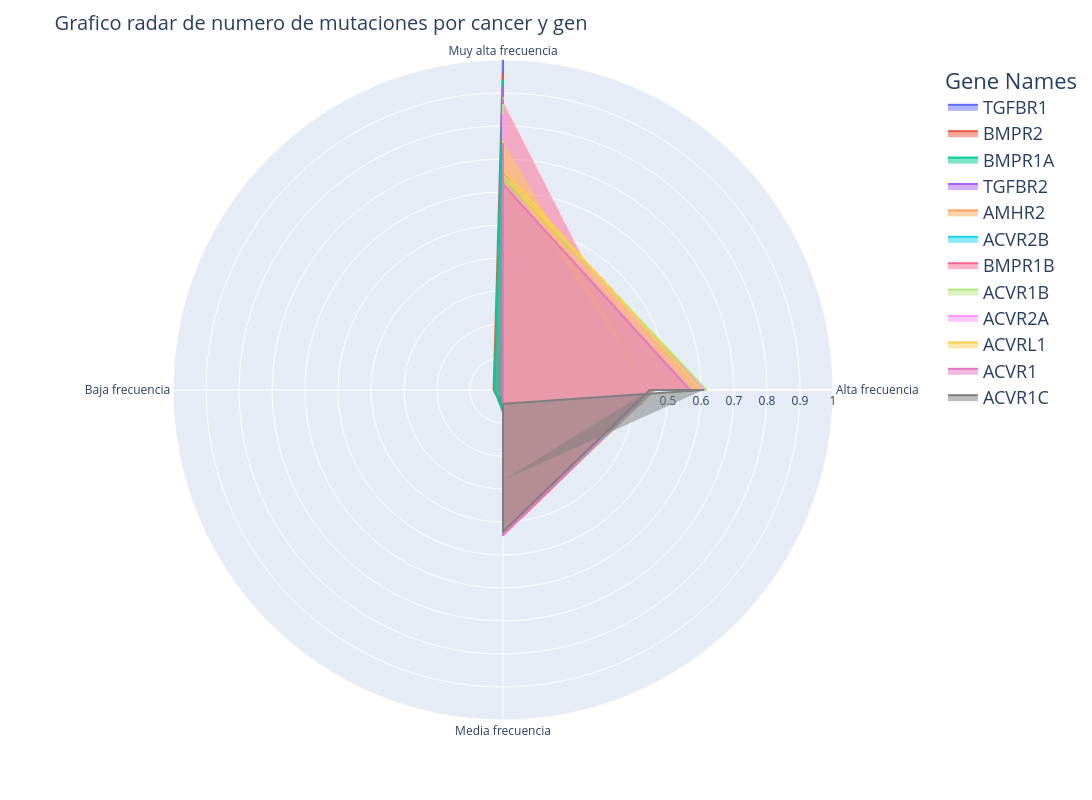

Here is the notebook cell this chart was saved with:
### Code cell
import plotly.express as px

# Primero, ordenar el DataFrame por número de mutaciones (mutation_count)
sort_mutation = df_unique.sort_values(by='mutant_allele_frequency', ascending=False)

# Obtener el orden para los tipos de cáncer y los nombres de genes
ordered_genes = df_unique.groupby('Gen_names')['mutant_allele_frequency'].sum().sort_values(ascending=False).index
ordered_cancer = df_unique.groupby('tipo_cancer')['mutant_allele_frequency'].sum().sort_values(ascending=False).index

# Crear el gráfico polar
fig = px.line_polar(sort_mutation, r='mutant_allele_frequency', theta='clasificacion', line_close=True, 
                    line_group='Gen_names', color='Gen_names', 
                    color_discrete_sequence=custom_colors)

# Rellenar el área bajo las líneas
fig.update_traces(fill='toself')

# Actualizar el layout para ordenar los ejes y definir el tamaño del gráfico
fig.update_layout(
    title='Grafico radar de numero de mutaciones por cancer y gen',  # Título del gráfico
    legend_title_text='Gene Names',  # Título de la leyenda
    width=1200,  # Ancho del gráfico (12 pulgadas)
    height=800,  # Altura del gráfico (8 pulgadas)
    title_font_size=20,  # Tamaño de la fuente del título
    legend=dict(font=dict(size=18)),  # Tamaño de la fuente de la leyenda
    polar=dict(
        angularaxis=dict(
            categoryorder='array',
        ),
        radialaxis=dict(
            visible=True
        )
    )
)

# Mostrar el gráfico
fig.show()

### Figure 1 — Plotly figure (JSON) as saved in the notebook; plotly's stock layout.template omitted (floating-point values rounded to 4 significant figures; data arrays with more than 128 entries replaced by an {"elided": "..."} marker saying what was removed)
{"data": [{"fill": "toself", "hovertemplate": "Gen_names=TGFBR1<br>mutant_allele_frequency=%{r}<br>clasificacion=%{theta}<extra></extra>", "legendgroup": "TGFBR1", "line": {"color": "#636EFA", "dash": "solid"}, "marker": {"symbol": "circle"}, "mode": "lines", "name": "TGFBR1", "r": {"elided": "497 float values"}, "showlegend": true, "subplot": "polar", "theta": {"elided": "497 str values"}, "type": "scatterpolargl"}, {"fill": "toself", "hovertemplate": "Gen_names=BMPR2<br>mutant_allele_frequency=%{r}<br>clasificacion=%{theta}<extra></extra>", "legendgroup": "BMPR2", "line": {"color": "#EF553B", "dash": "solid"}, "marker": {"symbol": "circle"}, "mode": "lines", "name": "BMPR2", "r": {"elided": "189 float values"}, "showlegend": true, "subplot": "polar", "theta": {"elided": "189 str values"}, "type": "scatterpolargl"}, {"fill": "toself", "hovertemplate": "Gen_names=BMPR1A<br>mutant_allele_frequency=%{r}<br>clasificacion=%{theta}<extra></extra>", "legendgroup": "BMPR1A", "line": {"color": "#00CC96", "dash": "solid"}, "marker": {"symbol": "circle"}, "mode": "lines", "name": "BMPR1A", "r": [0.9375, 0.913, 0.9055, 0.6212, 0.6026, 0.5818, 0.4812, 0.459, 0.4545, 0.4407, 0.439, 0.4262, 0.4154, 0.4151, 0.4035, 0.3973, 0.3944, 0.3924, 0.3902, 0.3889, 0.3851, 0.3846, 0.3846, 0.3824, 0.375, 0.3729, 0.371, 0.3704, 0.3688, 0.3636, 0.3586, 0.3505, 0.3333, 0.3125, 0.3103, 0.3065, 0.2979, 0.2895, 0.2857, 0.2857, 0.2778, 0.2632, 0.2581, 0.25, 0.25, 0.2368, 0.2368, 0.2308, 0.2202, 0.2152, 0.2133, 0.2133, 0.2105, 0.2034, 0.2011, 0.1985, 0.1919, 0.1918, 0.1831, 0.1824, 0.18, 0.1772, 0.1724, 0.1713, 0.1651, 0.1619, 0.1545, 0.1511, 0.1429, 0.1361, 0.1333, 0.129, 0.125, 0.12, 0.1186, 0.1161, 0.1111, 0.1099, 0.1081, 0.09901, 0.09756, 0.09615, 0.09231, 0.09091, 0.0873, 0.07317, 0.07203, 0.06716, 0.02616, 0.9375], "showlegend": true, "subplot": "polar", "theta": ["Muy alta frecuencia", "Muy alta frecuencia", "Muy alta frecuencia", "Muy alta frecuencia", "Alta frecuencia", "Alta frecuencia", "Alta frecuencia", "Alta frecuencia", "Alta frecuencia", "Alta frecuencia", "Media frecuencia", "Media frecuencia", "Media frecuencia", "Media frecuencia", "Media frecuencia", "Media frecuencia", "Media frecuencia", "Media frecuencia", "Media frecuencia", "Media frecuencia", "Media frecuencia", "Media frecuencia", "Media frecuencia", "Media frecuencia", "Media frecuencia", "Media frecuencia", "Media frecuencia", "Media frecuencia", "Media frecuencia", "Media frecuencia", "Media frecuencia", "Media frecuencia", "Media frecuencia", "Media frecuencia", "Media frecuencia", "Media frecuencia", "Media frecuencia", "Media frecuencia", "Media frecuencia", "Media frecuencia", "Media frecuencia", "Media frecuencia", "Media frecuencia", "Media frecuencia", "Media frecuencia", "Media frecuencia", "Media frecuencia", "Media frecuencia", "Media frecuencia", "Media frecuencia", "Media frecuencia", "Media frecuencia", "Media frecuencia", "Media frecuencia", "Media frecuencia", "Media frecuencia", "Media frecuencia", "Media frecuencia", "Media frecuencia", "Media frecuencia", "Media frecuencia", "Media frecuencia", "Media frecuencia", "Media frecuencia", "Media frecuencia", "Media frecuencia", "Media frecuencia", "Media frecuencia", "Media frecuencia", "Media frecuencia", "Media frecuencia", "Media frecuencia", "Media frecuencia", "Media frecuencia", "Media frecuencia", "Media frecuencia", "Media frecuencia", "Media frecuencia", "Media frecuencia", "Media frecuencia", "Media frecuencia", "Media frecuencia", "Media frecuencia", "Media frecuencia", "Media frecuencia", "Media frecuencia", "Media frecuencia", "Media frecuencia", "Baja frecuencia", "Muy alta frecuencia"], "type": "scatterpolargl"}, {"fill": "toself", "hovertemplate": "Gen_names=TGFBR2<br>mutant_allele_frequency=%{r}<br>clasificacion=%{theta}<extra></extra>", "legendgroup": "TGFBR2", "line": {"color": "#AB63FA", "dash": "solid"}, "marker": {"symbol": "circle"}, "mode": "lines", "name": "TGFBR2", "r": {"elided": "289 float values"}, "showlegend": true, "subplot": "polar", "theta": {"elided": "289 str values"}, "type": "scatterpolargl"}, {"fill": "toself", "hovertemplate": "Gen_names=AMHR2<br>mutant_allele_frequency=%{r}<br>clasificacion=%{theta}<extra></extra>", "legendgroup": "AMHR2", "line": {"color": "#FFA15A", "dash": "solid"}, "marker": {"symbol": "circle"}, "mode": "lines", "name": "AMHR2", "r": {"elided": "166 float values"}, "showlegend": true, "subplot": "polar", "theta": {"elided": "166 str values"}, "type": "scatterpolargl"}, {"fill": "toself", "hovertemplate": "Gen_names=ACVR2B<br>mutant_allele_frequency=%{r}<br>clasificacion=%{theta}<extra></extra>", "legendgroup": "ACVR2B", "line": {"color": "#19D3F3", "dash": "solid"}, "marker": {"symbol": "circle"}, "mode": "lines", "name": "ACVR2B", "r": [0.8774, 0.6463, 0.6422, 0.5556, 0.5417, 0.5, 0.4898, 0.4889, 0.4737, 0.4706, 0.4615, 0.4583, 0.4531, 0.4386, 0.4348, 0.4324, 0.4211, 0.4179, 0.4138, 0.4068, 0.4035, 0.3933, 0.393, 0.3889, 0.3831, 0.381, 0.375, 0.3636, 0.3586, 0.3488, 0.3378, 0.3333, 0.3333, 0.31, 0.3099, 0.3077, 0.3016, 0.2969, 0.2941, 0.2727, 0.2625, 0.2436, 0.24, 0.2339, 0.2279, 0.223, 0.2222, 0.2188, 0.2165, 0.2162, 0.2154, 0.2121, 0.2105, 0.2083, 0.1772, 0.1681, 0.1667, 0.1607, 0.16, 0.1481, 0.1477, 0.1429, 0.1379, 0.1379, 0.1368, 0.1351, 0.125, 0.1241, 0.12, 0.1136, 0.1042, 0.1028, 0.1026, 0.1, 0.1, 0.1, 0.1, 0.1, 0.1, 0.09756, 0.08772, 0.08571, 0.08333, 0.08197, 0.07895, 0.07656, 0.0678, 0.0625, 0.8774], "showlegend": true, "subplot": "polar", "theta": ["Muy alta frecuencia", "Muy alta frecuencia", "Muy alta frecuencia", "Alta frecuencia", "Alta frecuencia", "Alta frecuencia", "Alta frecuencia", "Alta frecuencia", "Alta frecuencia", "Alta frecuencia", "Alta frecuencia", "Alta frecuencia", "Alta frecuencia", "Media frecuencia", "Media frecuencia", "Media frecuencia", "Media frecuencia", "Media frecuencia", "Media frecuencia", "Media frecuencia", "Media frecuencia", "Media frecuencia", "Media frecuencia", "Media frecuencia", "Media frecuencia", "Media frecuencia", "Media frecuencia", "Media frecuencia", "Media frecuencia", "Media frecuencia", "Media frecuencia", "Media frecuencia", "Media frecuencia", "Media frecuencia", "Media frecuencia", "Media frecuencia", "Media frecuencia", "Media frecuencia", "Media frecuencia", "Media frecuencia", "Media frecuencia", "Media frecuencia", "Media frecuencia", "Media frecuencia", "Media frecuencia", "Media frecuencia", "Media frecuencia", "Media frecuencia", "Media frecuencia", "Media frecuencia", "Media frecuencia", "Media frecuencia", "Media frecuencia", "Media frecuencia", "Media frecuencia", "Media frecuencia", "Media frecuencia", "Media frecuencia", "Media frecuencia", "Media frecuencia", "Media frecuencia", "Media frecuencia", "Media frecuencia", "Media frecuencia", "Media frecuencia", "Media frecuencia", "Media frecuencia", "Media frecuencia", "Media frecuencia", "Media frecuencia", "Media frecuencia", "Media frecuencia", "Media frecuencia", "Media frecuencia", "Media frecuencia", "Media frecuencia", "Media frecuencia", "Media frecuencia", "Media frecuencia", "Media frecuencia", "Media frecuencia", "Media frecuencia", "Media frecuencia", "Media frecuencia", "Media frecuencia", "Media frecuencia", "Media frecuencia", "Media frecuencia", "Muy alta frecuencia"], "type": "scatterpolargl"}, {"fill": "toself", "hovertemplate": "Gen_names=BMPR1B<br>mutant_allele_frequency=%{r}<br>clasificacion=%{theta}<extra></extra>", "legendgroup": "BMPR1B", "line": {"color": "#FF6692", "dash": "solid"}, "marker": {"symbol": "circle"}, "mode": "lines", "name": "BMPR1B", "r": {"elided": "199 float values"}, "showlegend": true, "subplot": "polar", "theta": {"elided": "199 str values"}, "type": "scatterpolargl"}, {"fill": "toself", "hovertemplate": "Gen_names=ACVR1B<br>mutant_allele_frequency=%{r}<br>clasificacion=%{theta}<extra></extra>", "legendgroup": "ACVR1B", "line": {"color": "#B6E880", "dash": "solid"}, "marker": {"symbol": "circle"}, "mode": "lines", "name": "ACVR1B", "r": {"elided": "389 float values"}, "showlegend": true, "subplot": "polar", "theta": {"elided": "389 str values"}, "type": "scatterpolargl"}, {"fill": "toself", "hovertemplate": "Gen_names=ACVR2A<br>mutant_allele_frequency=%{r}<br>clasificacion=%{theta}<extra></extra>", "legendgroup": "ACVR2A", "line": {"color": "#FF97FF", "dash": "solid"}, "marker": {"symbol": "circle"}, "mode": "lines", "name": "ACVR2A", "r": {"elided": "257 float values"}, "showlegend": true, "subplot": "polar", "theta": {"elided": "257 str values"}, "type": "scatterpolargl"}, {"fill": "toself", "hovertemplate": "Gen_names=ACVRL1<br>mutant_allele_frequency=%{r}<br>clasificacion=%{theta}<extra></extra>", "legendgroup": "ACVRL1", "line": {"color": "#FECB52", "dash": "solid"}, "marker": {"symbol": "circle"}, "mode": "lines", "name": "ACVRL1", "r": {"elided": "354 float values"}, "showlegend": true, "subplot": "polar", "theta": {"elided": "354 str values"}, "type": "scatterpolargl"}, {"fill": "toself", "hovertemplate": "Gen_names=ACVR1<br>mutant_allele_frequency=%{r}<br>clasificacion=%{theta}<extra></extra>", "legendgroup": "ACVR1", "line": {"color": "#E377C2", "dash": "solid"}, "marker": {"symbol": "circle"}, "mode": "lines", "name": "ACVR1", "r": [0.7463, 0.6316, 0.6286, 0.6237, 0.5667, 0.521, 0.5185, 0.5149, 0.5077, 0.5, 0.5, 0.5, 0.5, 0.4717, 0.4706, 0.4683, 0.4595, 0.4583, 0.4524, 0.4485, 0.44, 0.4308, 0.4286, 0.4237, 0.4048, 0.3926, 0.3889, 0.3805, 0.3732, 0.3585, 0.3515, 0.3493, 0.339, 0.3333, 0.3304, 0.3224, 0.322, 0.322, 0.3179, 0.3167, 0.3103, 0.3061, 0.303, 0.3008, 0.2979, 0.2935, 0.2843, 0.275, 0.2727, 0.2727, 0.2683, 0.2595, 0.2571, 0.2462, 0.2439, 0.2396, 0.2247, 0.2203, 0.2113, 0.2085, 0.1835, 0.1818, 0.1801, 0.1784, 0.1748, 0.1569, 0.1531, 0.1509, 0.1471, 0.1364, 0.1324, 0.12, 0.12, 0.119, 0.1152, 0.1111, 0.1084, 0.1067, 0.1, 0.1, 0.1, 0.09804, 0.09756, 0.09524, 0.09361, 0.08824, 0.08824, 0.08738, 0.08696, 0.08065, 0.0758, 0.07407, 0.05814, 0.0566, 0.05195, 0.7463], "showlegend": true, "subplot": "polar", "theta": ["Muy alta frecuencia", "Muy alta frecuencia", "Muy alta frecuencia", "Muy alta frecuencia", "Alta frecuencia", "Alta frecuencia", "Alta frecuencia", "Alta frecuencia", "Alta frecuencia", "Alta frecuencia", "Alta frecuencia", "Alta frecuencia", "Alta frecuencia", "Alta frecuencia", "Alta frecuencia", "Alta frecuencia", "Alta frecuencia", "Alta frecuencia", "Alta frecuencia", "Alta frecuencia", "Media frecuencia", "Media frecuencia", "Media frecuencia", "Media frecuencia", "Media frecuencia", "Media frecuencia", "Media frecuencia", "Media frecuencia", "Media frecuencia", "Media frecuencia", "Media frecuencia", "Media frecuencia", "Media frecuencia", "Media frecuencia", "Media frecuencia", "Media frecuencia", "Media frecuencia", "Media frecuencia", "Media frecuencia", "Media frecuencia", "Media frecuencia", "Media frecuencia", "Media frecuencia", "Media frecuencia", "Media frecuencia", "Media frecuencia", "Media frecuencia", "Media frecuencia", "Media frecuencia", "Media frecuencia", "Media frecuencia", "Media frecuencia", "Media frecuencia", "Media frecuencia", "Media frecuencia", "Media frecuencia", "Media frecuencia", "Media frecuencia", "Media frecuencia", "Media frecuencia", "Media frecuencia", "Media frecuencia", "Media frecuencia", "Media frecuencia", "Media frecuencia", "Media frecuencia", "Media frecuencia", "Media frecuencia", "Media frecuencia", "Media frecuencia", "Media frecuencia", "Media frecuencia", "Media frecuencia", "Media frecuencia", "Media frecuencia", "Media frecuencia", "Media frecuencia", "Media frecuencia", "Media frecuencia", "Media frecuencia", "Media frecuencia", "Media frecuencia", "Media frecuencia", "Media frecuencia", "Media frecuencia", "Media frecuencia", "Media frecuencia", "Media frecuencia", "Media frecuencia", "Media frecuencia", "Media frecuencia", "Media frecuencia", "Media frecuencia", "Media frecuencia", "Media frecuencia", "Muy alta frecuencia"], "type": "scatterpolargl"}, {"fill": "toself", "hovertemplate": "Gen_names=ACVR1C<br>mutant_allele_frequency=%{r}<br>clasificacion=%{theta}<extra></extra>", "legendgroup": "ACVR1C", "line": {"color": "#7F7F7F", "dash": "solid"}, "marker": {"symbol": "circle"}, "mode": "lines", "name": "ACVR1C", "r": {"elided": "369 float values"}, "showlegend": true, "subplot": "polar", "theta": {"elided": "369 str values"}, "type": "scatterpolargl"}], "layout": {"height": 800, "legend": {"font": {"size": 18}, "title": {"text": "Gene Names"}, "tracegroupgap": 0}, "margin": {"t": 60}, "polar": {"angularaxis": {"categoryorder": "array", "direction": "clockwise", "rotation": 90, "type": "category"}, "domain": {"x": [0, 1], "y": [0, 1]}, "radialaxis": {"autorange": true, "range": [0, 1], "type": "linear", "visible": true}}, "title": {"font": {"size": 20}, "text": "Grafico radar de numero de mutaciones por cancer y gen"}, "width": 1200}}
